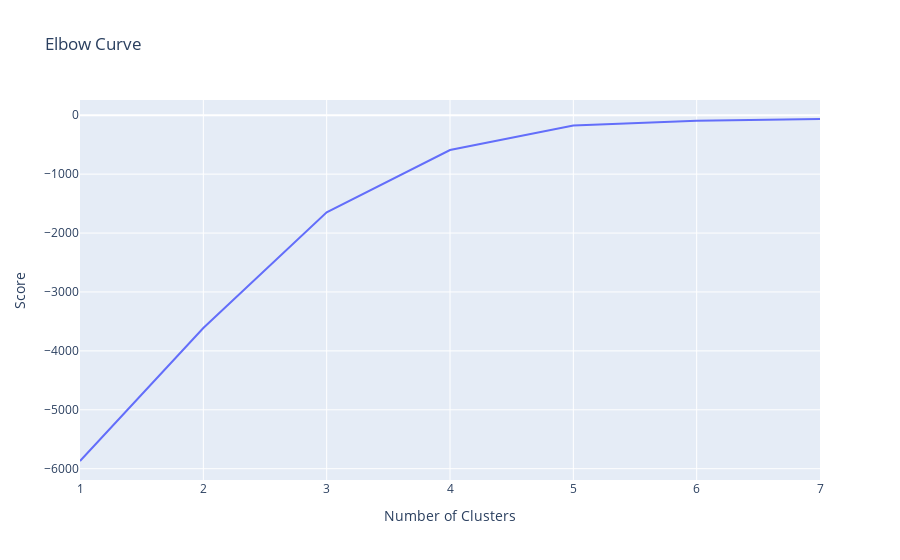

The notebook cell saved with this chart:
### Markdown cell above
##### Elbow curve to determine optimum number of K values

### Code cell
from sklearn.cluster import KMeans, AgglomerativeClustering
import plotly.express as px

# Created a KMeans data using KMeans model with a range of numbers, and then calculated the score for each number
N = range(1, 8)
kmeans_data = [KMeans(n_clusters=i) for i in N]
score = [kmeans_data[i].fit(tfidf).score(tfidf) for i in range(len(kmeans_data))]

# Used a plotly line to plot the elbow curve
fig = px.line(x = N, y = score, title = 'Elbow Curve')
fig.update_layout(xaxis_title = 'Number of Clusters', yaxis_title = 'Score')
fig.show()

### Figure 1 — Plotly figure (JSON) as saved in the notebook; plotly's stock layout.template omitted (floating-point values rounded to 4 significant figures)
{"data": [{"hovertemplate": "x=%{x}<br>y=%{y}<extra></extra>", "legendgroup": "", "line": {"color": "#636efa", "dash": "solid"}, "mode": "lines", "name": "", "orientation": "v", "showlegend": false, "type": "scatter", "x": [1, 2, 3, 4, 5, 6, 7], "xaxis": "x", "y": [-5869.0, -3612.0, -1649.0, -591.2, -175.7, -93.69, -64.24], "yaxis": "y"}], "layout": {"legend": {"tracegroupgap": 0}, "title": {"text": "Elbow Curve"}, "xaxis": {"anchor": "y", "domain": [0, 1], "title": {"text": "Number of Clusters"}}, "yaxis": {"anchor": "x", "domain": [0, 1], "title": {"text": "Score"}}}}
